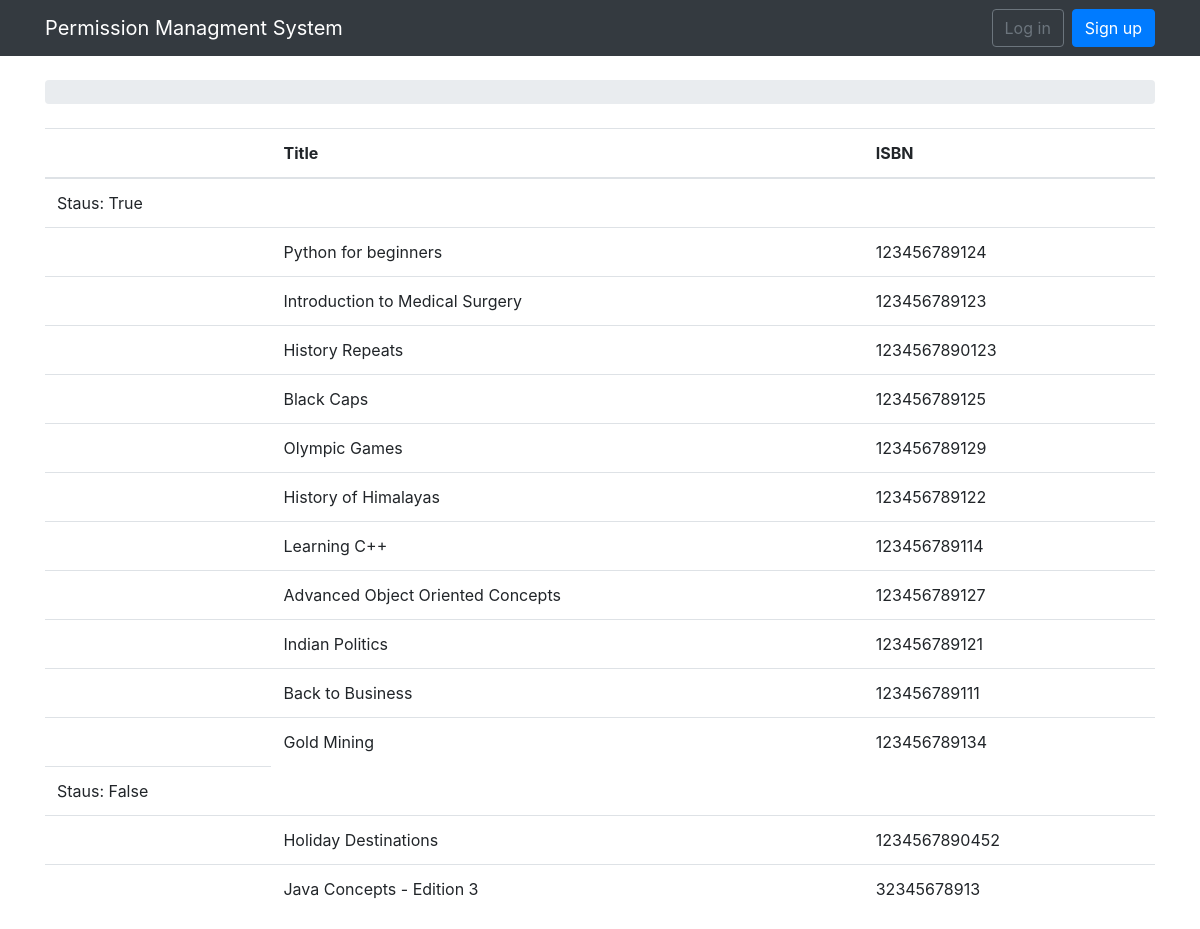
The app's page /books/list/, older data.
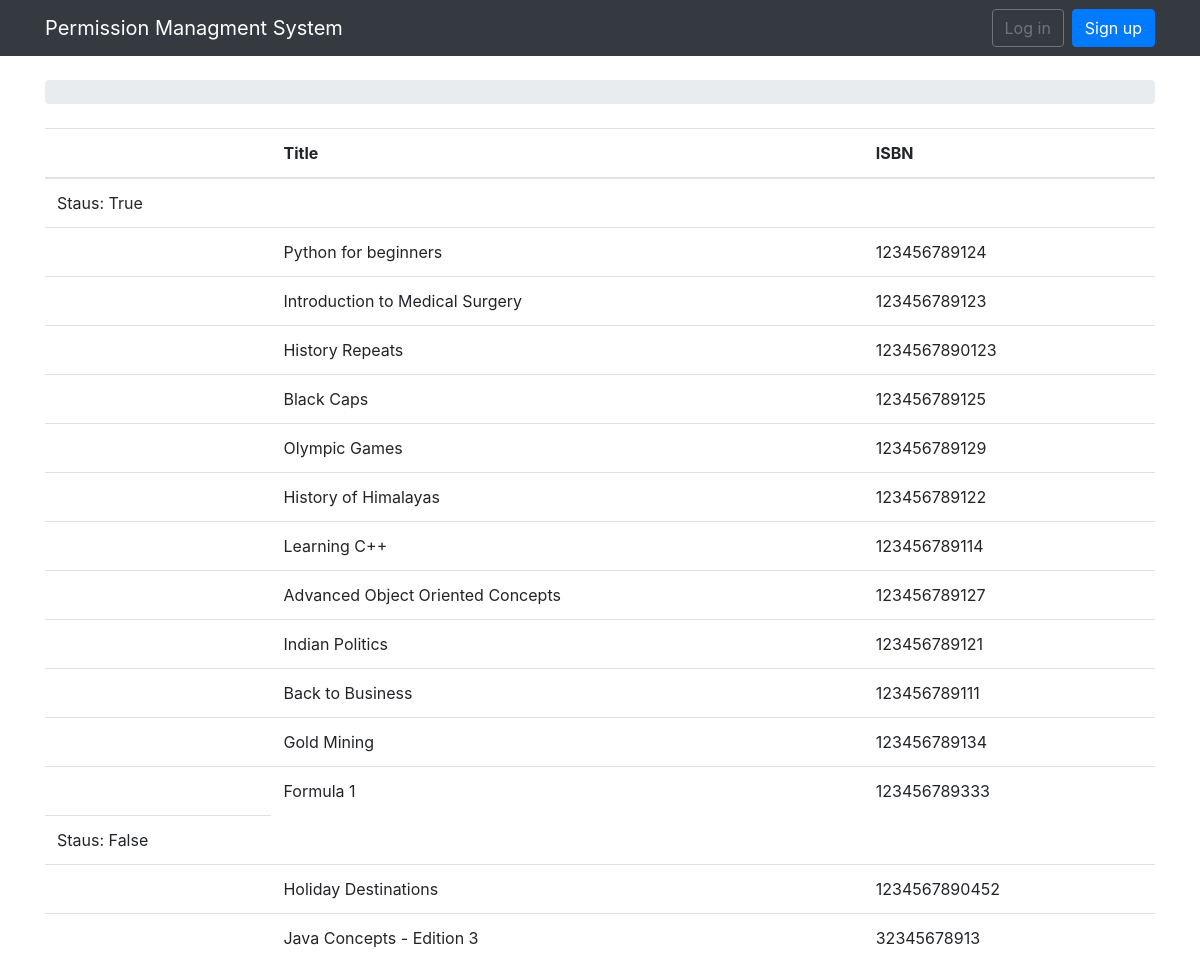
The same page, newer data.
### permissions/models.py (models this page shows, shortened)
class Book(models.Model):
    title = models.CharField(max_length=100)
    isbn = models.CharField(max_length=13, unique=True)
    active = models.BooleanField(default=True)
    created_at = models.DateTimeField(auto_now_add=True, null=True)

### permissions/views.py (the view)
# urls.py: url(r'^books/list/$', views.book_list, name='book_list'),
def book_list(request):
    book = Book.objects.all()
    context = defaultdict(list)
    dict(context)
    for p in book:
        context[p.active].append(p.pk)
    context.default_factory = None
    return render(request, "booklist.html", {'context': context, 'book': book})

### templates/booklist.html (shortened to what this page needs)
{% extends 'base.html' %}
{% load humanize %}
{% block content %}
<table class="table">
  <thead class="thead-inverse">
    <tr>
      <th></th>
      <th>Title</th>
      <th>ISBN</th>
    </tr>
  </thead>
  <tbody>
{% for k,v in context.items %}
    <tr><td>Staus: {{k}}</td></tr>
    {% for x in v %}
        {% for b in book%}
        {% if x == b.pk %}
            <tr><td/><td>{{b.title}}</td>
            <td>{{b.isbn}}</td></tr>
        {%endif%}
        {% endfor %}
    {% endfor %}
{% endfor %}
</tbody>
</table>
{% endblock %}

Row changes from the older to the newer data that the page shows:
added Book: title "Formula 1", isbn "123456789333"
